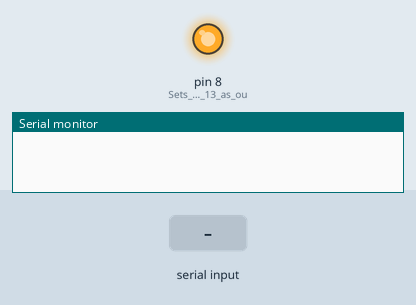
The sketch below on a simulated Arduino Uno, built with avr-gcc and run on an emulated ATmega328P. Parts: output pins drawn as LEDs (lit = HIGH), the last lines printed to the serial monitor. The test bench sets the inputs (shaded band).

Above: at 1.2 s.
1.3 s: "1\n" received over Serial
At 2.5 s:
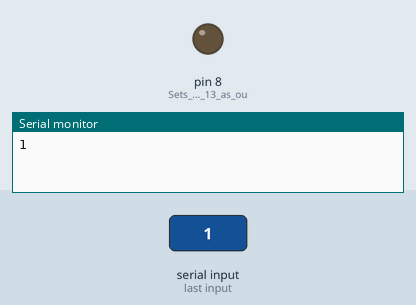
2.8 s: "0\n" received over Serial
At 3.8 s:
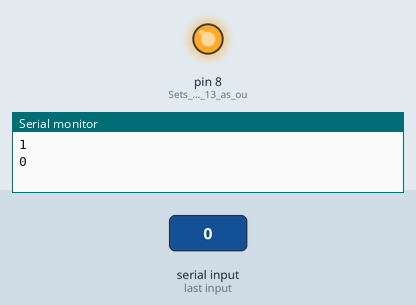
Timing chart, 0 to 5.8 s (numbered marks = the images above; inputs shaded):
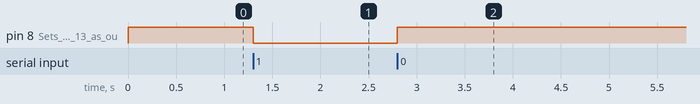

The sketch:

Bomb_Bluetooth.ino
```cpp
char signl = 0;                //Variable for storing received data

void setup() {

Serial.begin(9600);         //Sets the data rate in bits per second (baud) for serial data transmission
pinMode(8, OUTPUT);        //Sets digital pin 13 as output pin
digitalWrite(8,HIGH);
  }
void loop(){

if(Serial.available() > 0)  // Send data only when you receive data:

{
signl = Serial.read();      //Read the incoming data and store it into variable data
Serial.print(signl);        //Print Value inside data in Serial monitor
Serial.print("\n");        //New line

if(signl == '1')            //Checks whether value of data is equal to 1
digitalWrite(8, LOW);     // change HIGH Low with your relay type


else if(signl == '0')       //Checks whether value of data is equal to 0
digitalWrite(8 ,HIGH);   //If value is 0 then LED turns OFF
}

  }
```

Measured:
- after the input at 1.3 s, pin 8 (Sets_digital_pin_13_as_ou): HIGH → LOW at once
- after the input at 2.8 s, pin 8 (Sets_digital_pin_13_as_ou): LOW → HIGH at once
